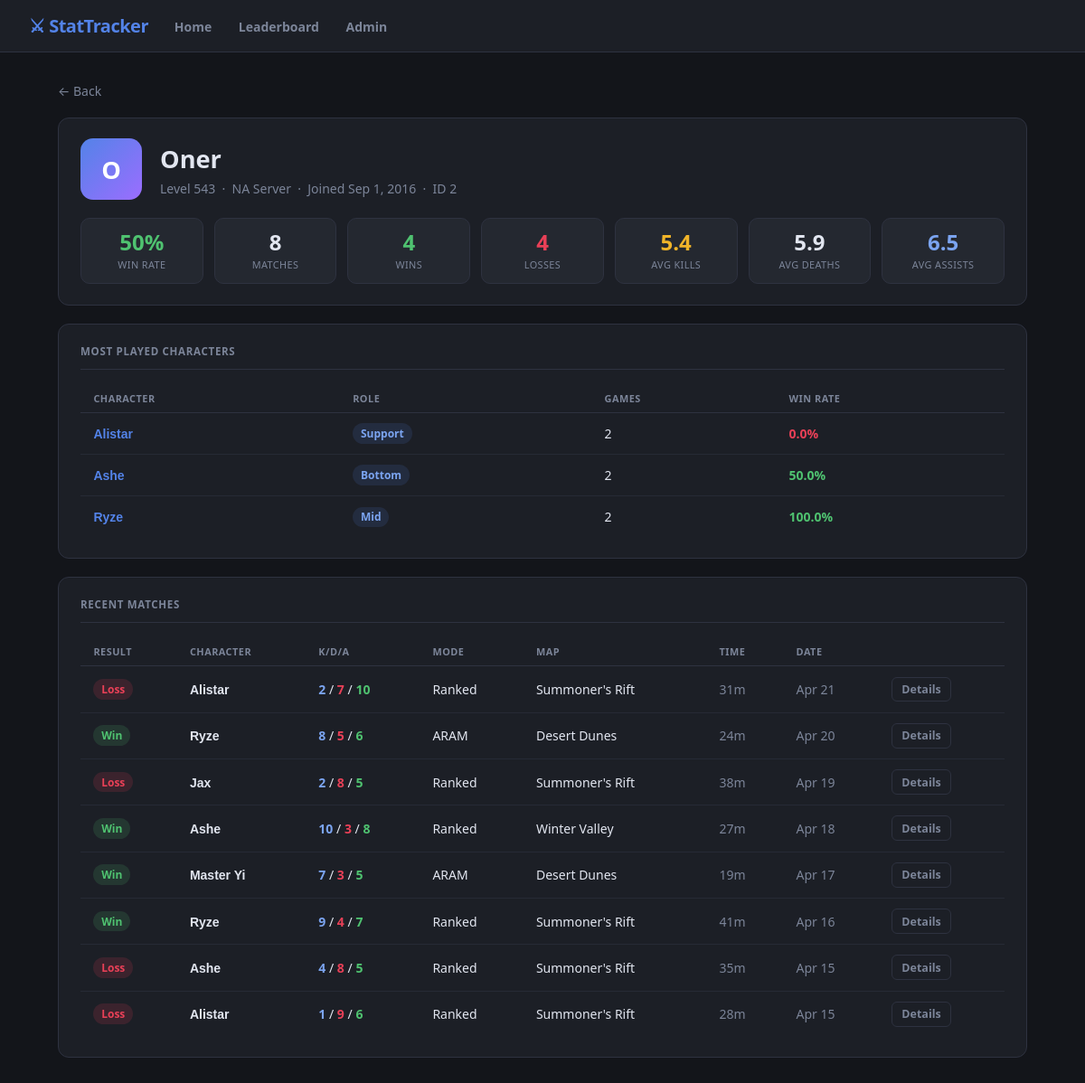
Before: /player_profile.php?username=Oner with the older database file.
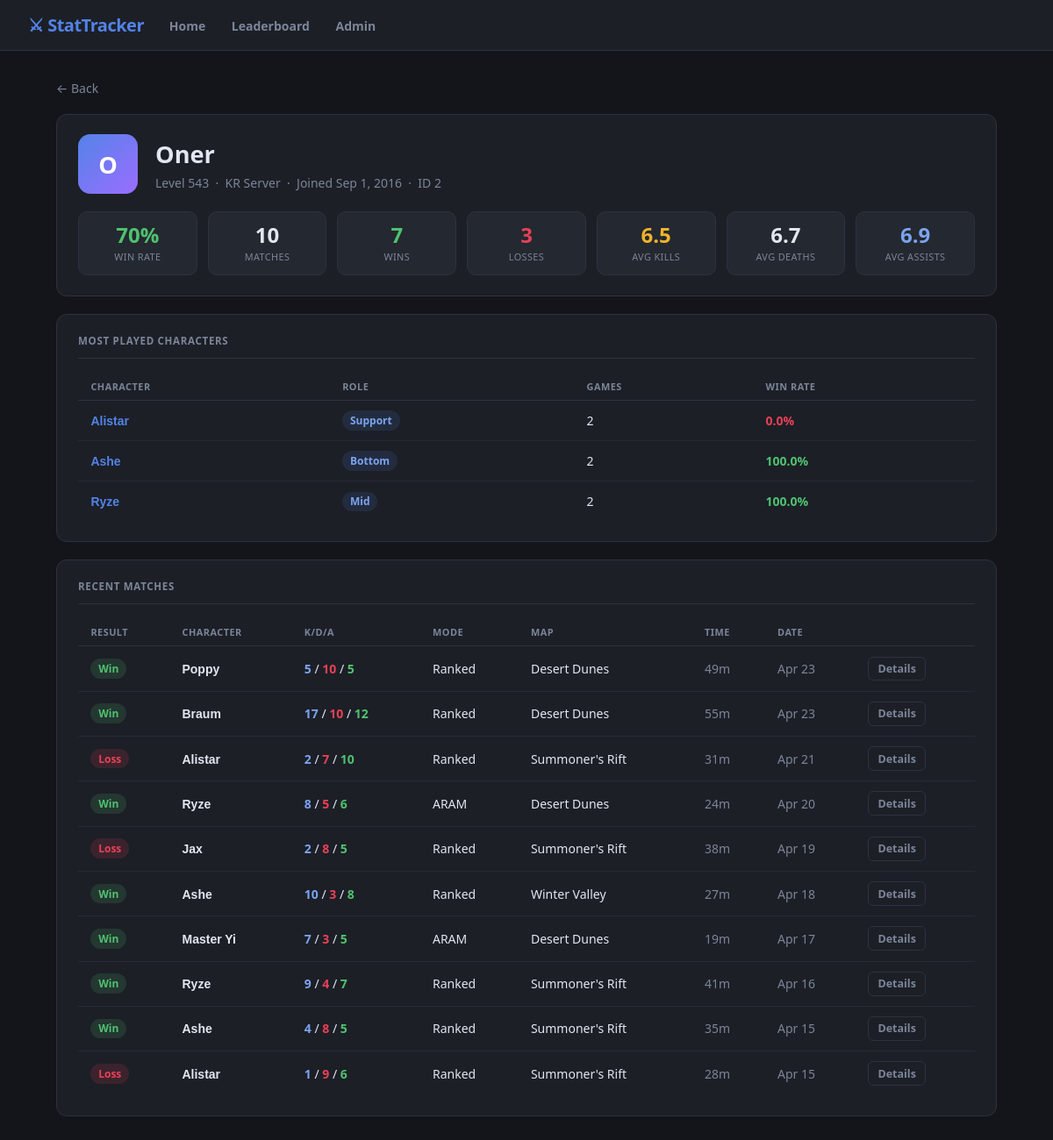
After: the same page with the newer database file.
### tables this page shows
CREATE TABLE PLAYERS (
  player_id    INT          NOT NULL,
  username     VARCHAR(50)  NOT NULL,
  level        INT          NOT NULL DEFAULT 1,
  server       VARCHAR(20)  NOT NULL,
  creation_date DATETIME    NOT NULL,
  PRIMARY KEY (player_id),
  UNIQUE KEY uq_username (username)
);

CREATE TABLE MATCH_STATS (
  match_id     INT                 NOT NULL,
  player_id    INT                 NOT NULL,
  character_id INT                 NOT NULL,
  win_loss     ENUM('Win','Loss')  NOT NULL,
  kills        INT                 NOT NULL DEFAULT 0,
  deaths       INT                 NOT NULL DEFAULT 0,
  assists      INT                 NOT NULL DEFAULT 0,
  PRIMARY KEY (match_id, player_id),
  KEY fk_char (character_id),
  CONSTRAINT fk_match     FOREIGN KEY (match_id)     REFERENCES MATCHES    (match_id)     ON DELETE CASCADE,
  CONSTRAINT fk_player    FOREIGN KEY (player_id)    REFERENCES PLAYERS    (player_id)    ON DELETE CASCADE,
  CONSTRAINT fk_character FOREIGN KEY (character_id) REFERENCES CHARACTERS (character_id) ON DELETE CASCADE
);

CREATE TABLE CHARACTERS (
  character_id INT          NOT NULL,
  name         VARCHAR(50)  NOT NULL,
  role         VARCHAR(20)  NOT NULL,
  difficulty   INT          NOT NULL DEFAULT 5,
  PRIMARY KEY (character_id),
  UNIQUE KEY uq_name (name),
  CONSTRAINT chk_difficulty CHECK (difficulty BETWEEN 1 AND 10)
);

CREATE TABLE MATCHES (
  match_id  INT         NOT NULL,
  date      DATETIME    NOT NULL,
  duration  INT         NOT NULL,
  map       VARCHAR(50) NOT NULL,
  game_mode VARCHAR(30) NOT NULL,
  PRIMARY KEY (match_id)
);

### player_profile.php (the view, shortened to what this page needs)
<?php
require 'db_connect.php';
$username = trim($_GET['username'] ?? '');
$stmt = $conn->prepare("SELECT * FROM PLAYERS WHERE username = ?");
$stmt->bind_param("s", $username);
$stmt->execute();
$player = $stmt->get_result()->fetch_assoc();
$stats      = null;
$top_chars  = [];
$matches    = [];
$win_rate   = 0;
if ($player) {
    $pid = $player['player_id'];
    $stmt = $conn->prepare("
        SELECT COUNT(*)                              AS total,
               SUM(win_loss = 'Win')                AS wins,
               SUM(win_loss = 'Loss')               AS losses,
               ROUND(AVG(kills),   1)               AS avg_k,
               ROUND(AVG(deaths),  1)               AS avg_d,
               ROUND(AVG(assists), 1)               AS avg_a
        FROM MATCH_STATS WHERE player_id = ?
    ");
    $stmt->bind_param("i", $pid);
    $stmt->execute();
    $stats = $stmt->get_result()->fetch_assoc();
    $win_rate = $stats['total'] > 0 ? round($stats['wins'] / $stats['total'] * 100, 1) : 0;
    $stmt = $conn->prepare("
        SELECT C.name, C.role, COUNT(*) AS plays,
               ROUND(SUM(MS.win_loss = 'Win') / COUNT(*) * 100, 1) AS wr
        FROM MATCH_STATS MS
        JOIN CHARACTERS C ON MS.character_id = C.character_id
        WHERE MS.player_id = ?
        GROUP BY C.character_id ORDER BY plays DESC LIMIT 3
    ");
    $stmt->bind_param("i", $pid);
    $stmt->execute();
    $top_chars = $stmt->get_result()->fetch_all(MYSQLI_ASSOC);
    $stmt = $conn->prepare("
        SELECT M.match_id, M.date, M.duration, M.map, M.game_mode,
               C.name AS char_name, C.role,
               MS.kills, MS.deaths, MS.assists, MS.win_loss
        FROM MATCH_STATS MS
        JOIN MATCHES M    ON MS.match_id    = M.match_id
        JOIN CHARACTERS C ON MS.character_id = C.character_id
        WHERE MS.player_id = ?
        ORDER BY M.date DESC LIMIT 10
    ");
    $stmt->bind_param("i", $pid);
    $stmt->execute();
    $matches = $stmt->get_result()->fetch_all(MYSQLI_ASSOC);
}
?>
<!DOCTYPE html>
<html lang="en">
<head>
    <link rel="stylesheet" href="style.css">
</head>
<body>
<nav>
    <a href="index.php" class="nav-brand">⚔ StatTracker</a>
    <ul class="nav-links">
        <li><a href="index.php">Home</a></li>
        <li><a href="leaderboard.php">Leaderboard</a></li>
        <li><a href="login_admin.php">Admin</a></li>
    </ul>
</nav>
<main>
    <a href="javascript:history.back()" class="back-link">← Back</a>
    <?php if ($player === null): ?>
        <div class="empty-state">
            <div class="icon">🔍</div>
            <p>Player "<strong><?= htmlspecialchars($username) ?></strong>" not found.</p>
        </div>
    <?php else: ?>
    <div class="card">
        <div class="profile-header">
            <div class="avatar"><?= strtoupper($username[0]) ?></div>
            <div class="profile-info">
                <h1><?= htmlspecialchars($player['username']) ?></h1>
                <div class="meta">
                    Level <?= $player['level'] ?> &nbsp;·&nbsp;
                    <?= htmlspecialchars($player['server']) ?> Server &nbsp;·&nbsp;
                    Joined <?= date('M j, Y', strtotime($player['creation_date'])) ?> &nbsp;·&nbsp;
                    ID <?= $player['player_id'] ?>
                </div>
            </div>
        </div>
        <div class="stat-grid">
            <div class="stat-box <?= $win_rate >= 50 ? 's-win' : 's-loss' ?>">
                <div class="val"><?= $win_rate ?>%</div>
                <div class="lbl">Win Rate</div>
            </div>
            <div class="stat-box">
                <div class="val"><?= $stats['total'] ?></div>
                <div class="lbl">Matches</div>
            </div>
            <div class="stat-box s-win">
                <div class="val"><?= $stats['wins'] ?></div>
                <div class="lbl">Wins</div>
            </div>
            <div class="stat-box s-loss">
                <div class="val"><?= $stats['losses'] ?></div>
                <div class="lbl">Losses</div>
            </div>
            <div class="stat-box s-gold">
                <div class="val"><?= $stats['avg_k'] ?? '—' ?></div>
                <div class="lbl">Avg Kills</div>
            </div>
            <div class="stat-box">
                <div class="val"><?= $stats['avg_d'] ?? '—' ?></div>
                <div class="lbl">Avg Deaths</div>
            </div>
            <div class="stat-box s-blue">
                <div class="val"><?= $stats['avg_a'] ?? '—' ?></div>
                <div class="lbl">Avg Assists</div>
            </div>
        </div>
    </div>
    <?php if ($top_chars): ?>
    <div class="card">
        <div class="card-title">Most Played Characters</div>
        <div class="table-wrap">
            <table>
                <thead><tr><th>Character</th><th>Role</th><th>Games</th><th>Win Rate</th></tr></thead>
                <tbody>
                    <?php foreach ($top_chars as $c): ?>
                    <tr>
                        <td>
                            <form action="char_profile.php" method="get" style="display:inline">
                                <button type="submit" class="link-btn link-btn-accent"><?= htmlspecialchars($c['name']) ?></button>
                            </form>
                        </td>
                        <td><span class="badge badge-role"><?= htmlspecialchars($c['role']) ?></span></td>
                        <td><?= $c['plays'] ?></td>
                        <td style="color:<?= $c['wr'] >= 50 ? 'var(--win)' : 'var(--loss)' ?>;font-weight:700"><?= $c['wr'] ?>%</td>
                    </tr>
                    <?php endforeach; ?>
                </tbody>
            </table>
        </div>
    </div>
    <?php endif; ?>
    <div class="card">
        <div class="card-title">Recent Matches</div>
        <?php if (!$matches): ?>
            <div class="empty-state" style="padding:2rem">No matches found.</div>
        <?php else: ?>
        <div class="table-wrap">
            <table>
                <thead>
                    <tr><th>Result</th><th>Character</th><th>K/D/A</th><th>Mode</th><th>Map</th><th>Time</th><th>Date</th><th></th></tr>
                </thead>
                <tbody>
                    <?php foreach ($matches as $m): ?>
                    <tr>
                        <td><span class="badge badge-<?= strtolower($m['win_loss']) ?>"><?= $m['win_loss'] ?></span></td>
                        <td>
                            <form action="char_profile.php" method="get" style="display:inline">
                                <button type="submit" class="link-btn link-btn-plain"><?= htmlspecialchars($m['char_name']) ?></button>
                            </form>
                        </td>
                        <td>
                            <span class="kda-k"><?= $m['kills'] ?></span> /
                            <span class="kda-d"><?= $m['deaths'] ?></span> /
                            <span class="kda-a"><?= $m['assists'] ?></span>
                        </td>
                        <td><?= htmlspecialchars($m['game_mode']) ?></td>
                        <td><?= htmlspecialchars($m['map']) ?></td>
                        <td style="color:var(--muted)"><?= $m['duration'] ?>m</td>
                        <td style="color:var(--muted)"><?= date('M j', strtotime($m['date'])) ?></td>
                        <td><a href="match_profile.php?match_id=<?= $m['match_id'] ?>" class="btn btn-sm btn-ghost">Details</a></td>
                    </tr>
                    <?php endforeach; ?>
                </tbody>
            </table>
        </div>
        <?php endif; ?>
    </div>
    <?php endif; ?>
</main>
</body>
</html>

### style.css (style rules this page uses)
:root { --bg: #13151a; --bg2: #1c1f26; --card: #242830; --border: #2e3240; --text: #e2e6f0; --muted: #7c8599; --accent: #5383e8; --accent2: #7ba4f0; --win: #4fc270; --loss: #e84057; --gold: #f0b429; }
*, *::before, *::after { box-sizing: border-box; margin: 0; padding: 0; }
body { font-family: 'Segoe UI', system-ui, -apple-system, sans-serif; background: var(--bg); color: var(--text); min-height: 100vh; font-size: 15px; }
nav { background: var(--bg2); border-bottom: 1px solid var(--border); padding: 0 2rem; display: flex; align-items: center; height: 58px; position: sticky; top: 0; z-index: 100; gap: 1rem; }
.nav-brand { font-size: 1.25rem; font-weight: 800; color: var(--accent); text-decoration: none; letter-spacing: -0.5px; white-space: nowrap; }
.nav-links { display: flex; gap: 0.25rem; list-style: none; }
.nav-links a { color: var(--muted); text-decoration: none; padding: 0.35rem 0.8rem; border-radius: 6px; font-size: 0.875rem; font-weight: 600; transition: color 0.15s, background 0.15s; }
main { max-width: 1120px; margin: 0 auto; padding: 2rem 1.5rem; }
.btn { background: var(--accent); color: #fff; border: none; border-radius: 8px; padding: 0.55rem 1.1rem; font-size: 0.875rem; font-weight: 700; cursor: pointer; text-decoration: none; display: inline-block; transition: background 0.15s, opacity 0.15s; white-space: nowrap; }
.btn-sm { padding: 0.28rem 0.65rem; font-size: 0.78rem; border-radius: 6px; }
.btn-ghost { background: transparent; border: 1px solid var(--border); color: var(--muted); }
.card { background: var(--bg2); border: 1px solid var(--border); border-radius: 12px; padding: 1.4rem 1.5rem; margin-bottom: 1.25rem; }
.card-title { font-size: 0.72rem; font-weight: 700; color: var(--muted); text-transform: uppercase; letter-spacing: 0.7px; margin-bottom: 1rem; padding-bottom: 0.75rem; border-bottom: 1px solid var(--border); }
.profile-header { display: flex; align-items: center; gap: 1.25rem; margin-bottom: 1.25rem; }
.avatar { width: 68px; height: 68px; border-radius: 14px; background: linear-gradient(135deg, var(--accent), #9b6dff); display: flex; align-items: center; justify-content: center; font-size: 1.7rem; font-weight: 800; color: #fff; flex-shrink: 0; }
.profile-info h1 { font-size: 1.7rem; font-weight: 800; }
.profile-info .meta { color: var(--muted); font-size: 0.875rem; margin-top: 0.3rem; }
.stat-grid { display: grid; grid-template-columns: repeat(auto-fill, minmax(120px, 1fr)); gap: 0.75rem; }
.stat-box { background: var(--card); border: 1px solid var(--border); border-radius: 10px; padding: 0.85rem 0.75rem; text-align: center; }
.stat-box .val { font-size: 1.5rem; font-weight: 800; line-height: 1; }
.stat-box .lbl { font-size: 0.68rem; color: var(--muted); margin-top: 0.3rem; text-transform: uppercase; letter-spacing: 0.4px; }
.stat-box.s-win .val { color: var(--win); }
.stat-box.s-loss .val { color: var(--loss); }
.stat-box.s-gold .val { color: var(--gold); }
.stat-box.s-blue .val { color: var(--accent2); }
.table-wrap { overflow-x: auto; }
table { width: 100%; border-collapse: collapse; font-size: 0.875rem; }
th { text-align: left; padding: 0.5rem 0.9rem; font-size: 0.68rem; font-weight: 700; color: var(--muted); text-transform: uppercase; letter-spacing: 0.5px; border-bottom: 1px solid var(--border); }
td { padding: 0.7rem 0.9rem; border-bottom: 1px solid rgba(46,50,64,0.6); }
tr:last-child td { border-bottom: none; }
.badge { display: inline-block; padding: 0.18rem 0.55rem; border-radius: 20px; font-size: 0.75rem; font-weight: 700; }
.badge-win { background: rgba(79,194,112,0.15); color: var(--win); }
.badge-loss { background: rgba(232,64,87,0.15); color: var(--loss); }
.badge-role { background: rgba(83,131,232,0.13); color: var(--accent2); }
.kda-k { color: var(--accent2); font-weight: 700; }
.kda-d { color: var(--loss); font-weight: 700; }
.kda-a { color: var(--win); font-weight: 700; }
.back-link { display: inline-flex; align-items: center; gap: 0.35rem; color: var(--muted); text-decoration: none; font-size: 0.875rem; margin-bottom: 1.25rem; transition: color 0.15s; }
.link-btn { background: none; border: none; cursor: pointer; font-size: inherit; padding: 0; font-weight: 700; transition: color 0.15s; }
.link-btn-accent { color: var(--accent); }
.link-btn-plain { color: var(--text); }

Changed rows visible on the page:
changed players "Oner": server "NA" → "KR"
added match_stats: win_loss "Win", character.name "Poppy", kills "5", deaths "10", assists "5", match.game_mode "Ranked", match.map "Desert Dunes", match.duration "49", match.date "Apr 23"
added match_stats: win_loss "Win", character.name "Braum", kills "17", deaths "10", assists "12", match.game_mode "Ranked", match.map "Desert Dunes", match.duration "55", match.date "Apr 23"
changed match_stats (number 9 of 10 on the later page): win_loss "Loss" → "Win"
Other visible differences:
$win_rate: "50" → "70"
$stats['total']: "8" → "10"
$stats['wins']: "4" → "7"
$stats['losses']: "4" → "3"
$stats['avg_k']: "5.4" → "6.5"
$stats['avg_d']: "5.9" → "6.7"
$stats['avg_a']: "6.5" → "6.9"
new list line: "Ashe Bottom 2 100.0 %"
list line gone: "Ashe Bottom 2 50.0 %"
